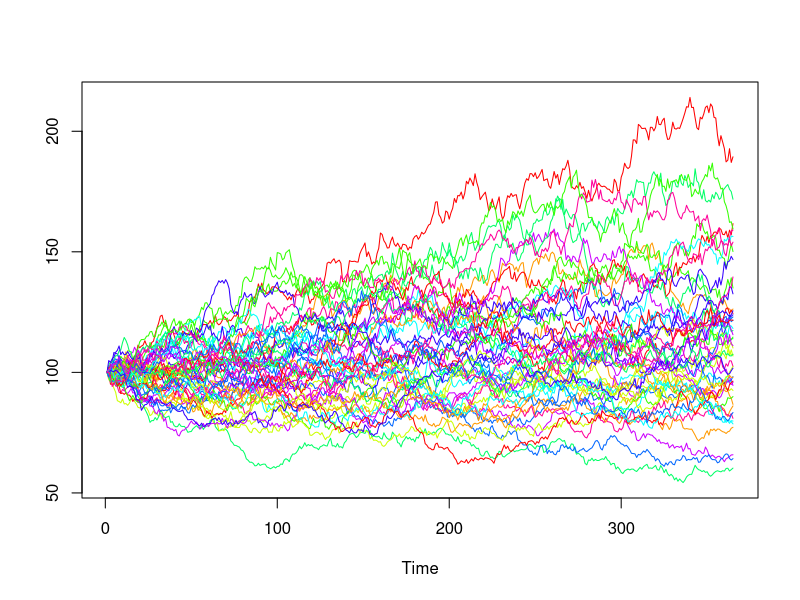

Recreate this plot in R.
set.seed(254)
nsim <- 50
S0 <- 100
mu <- 0.15
sigma <- 0.30
t = 365
gbm<- matrix(ncol = nsim, nrow = t)

for (simu in 1:nsim) {
  for (day in 2:t) {
    epsilon <- rnorm(t)
    dt = 1 / t
    gbm[1, simu] <- S0
    gbm[day, simu] <- exp((mu - sigma * sigma / 2) * dt + sigma * epsilon[day] * sqrt(dt))
  }
}
gbm <- apply(gbm, 2, cumprod)

ts.plot(gbm, gpars = list(col=rainbow(10)))